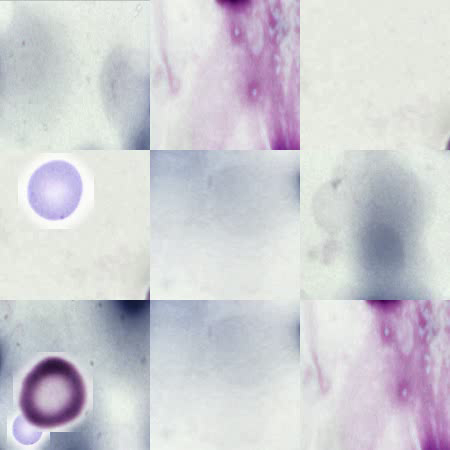
#> input picture frame 24 of cells.mp4, 450 x 450 px
$ jupyter execute '№6_Жав.ipynb'
#> lines starting #> are read from the running program, lines starting #| are printed output that depends on the picture; after the words box and inside, x2 and y2 are one past the last pixel; in counts of white or black regions, pixels touching at a corner belong together
[cell 1]
# Продолжайте развивать генератор данных.
# Решите задачу трекинга объектов.
# Этап 1. Генератор последовательности кадров с потоком клеток, перемещающихся "слева - направо".
#  - сгенерировать последовательность кадров в 10 секунд (итого - примерно 240 кдаров)
# - первичное положение клеток - случайный пиксель
# - при достижении границы изображения объект прекращает свое существование
# - пусть генератор пути клеток позволяет перемещать клетку по синусоиде  y(x(t) ) = ax+b + c * sin( omega *x) + eps_noise
# - a,b,c omega - случайно сгенерированные значения для данной клетки  eps_noise - случайное значение для каждой секунды
# - a,b,c omega - случайно сгенерированные значения для данной клетки
# - 10 секунду - 10 отсчетов времени t,  положение между кажром 0 и кадром 24 интерполируется при помощи линейной интерполяции по формуле:
# - выполнить то же самое, только зависимость не T(z),как в примере, а y(x)

[cell 2]
# Этап 2. Трекинг объектов.
# Используя пример, приведенный в лекции про трекинг, решить задачу трекинга объектов
# Пути (положения) объктов на каждом кадре сохранить в файл.
# Визуализировать траектории объектов на изображении.
#Создание видео из последовательности кадров

[cell 3]
import os
import random
import cv2
import numpy as np
import math
from tqdm import tqdm
from matplotlib import pyplot as plt

def load_images(folder):
    images = []
    for f in os.listdir(folder):
        if f.lower().endswith(('.png', '.jpg', '.jpeg')):
            img = cv2.imread(os.path.join(folder, f))
            if img is not None:
                images.append(img)
    return images

# [38 lines left out: functions generate_3x3_background, draw_cell_with_blur, not called in this run]

class CellWithYofX:
    # [33 lines left out: functions __init__, update, not called in this run]

def generate_y_of_x_video(output_path, duration=10, fps=30, img_size=(450, 450), max_cells=7):
    bg_images = load_images("/content/back")
    cell_images = load_images("/content/cell")

    if not bg_images or not cell_images:
        raise ValueError("Проверьте папки с изображениями!")

    print(f"Загружено: {len(bg_images)} фонов, {len(cell_images)} клеток")

    background = generate_3x3_background(bg_images, img_size)

    fourcc = cv2.VideoWriter_fourcc(*'mp4v')
    out = cv2.VideoWriter(output_path, fourcc, fps, img_size)

    cells = []
    total_frames = duration * fps

    for frame_idx in tqdm(range(total_frames), desc="Генерация кадров"):
        frame = background.copy()
        current_time = frame_idx / fps

        if len(cells) < max_cells and (frame_idx % 20 == 0 or len(cells) < 2):
            cell_img = random.choice(cell_images)
            cell_size = random.randint(40, 80)
            cell_img = cv2.resize(cell_img, (cell_size, cell_size))

            cells.append({
                'obj': CellWithYofX(img_size, cell_size),
                'img': cell_img
            })

        for cell in cells[:]:
            if not cell['obj'].update(1/fps):
                cells.remove(cell)
                continue

            x, y = int(cell['obj'].x), int(cell['obj'].y)
            frame = draw_cell_with_blur(frame, cell['img'], x, y)

        out.write(frame)

        if frame_idx in [0, total_frames//4, total_frames//2, total_frames-1]:
            plt.figure(figsize=(8, 8))
            plt.imshow(cv2.cvtColor(frame, cv2.COLOR_BGR2RGB))
            plt.title(f"t = {current_time:.1f}с")
            plt.axis('off')
            plt.show()

    out.release()
    print(f"Видео сохранено: {output_path}")

try:
    generate_y_of_x_video(
        "cells.mp4",
        duration=10,
        fps=24,
        img_size=(450, 450),
        max_cells=8
    )
except Exception as e:
    print(f"Ошибка генерации видео: {e}")

class SimpleTracker:
    def __init__(self):
        self.tracks = {}
        self.next_id = 0

    def update(self, detections):
        if not self.tracks:
            for det in detections:
                self.tracks[self.next_id] = {
                    'positions': [self._center(det)],
                    'missed': 0
                }
                self.next_id += 1
            return self.tracks

        matched_det = set()
        updated_tracks = {}

        for track_id, track in self.tracks.items():
            last_pos = track['positions'][-1]
            min_dist = float('inf')
            best_match = None

            for i, det in enumerate(detections):
                if i in matched_det:
                    continue

                dist = self._distance(last_pos, self._center(det))
                if dist < 25:
                    if dist < min_dist:
                        min_dist = dist
                        best_match = i

            if best_match is not None:
                matched_det.add(best_match)
                track['positions'].append(self._center(detections[best_match]))
                track['missed'] = 0
                updated_tracks[track_id] = track

        for i, det in enumerate(detections):
            if i not in matched_det:
                self.tracks[self.next_id] = {
                    'positions': [self._center(det)],
                    'missed': 0
                }
                self.next_id += 1

        return self.tracks

    def _center(self, bbox):
        x, y, w, h = bbox
        return (x + w // 2, y + h // 2)

    def _distance(self, p1, p2):
        return ((p1[0] - p2[0]) ** 2 + (p1[1] - p2[1]) ** 2) ** 0.5

class BloodCellTracker:
    def __init__(self, video_path):
        self.cap = cv2.VideoCapture(video_path)
        if not self.cap.isOpened():
            raise ValueError(f"Не удалось открыть видео: {video_path}")

        self.MIN_CELL_AREA = 100
        self.MAX_CELL_AREA = 3000
        self.THRESHOLD = 15
        self.MIN_DISTANCE = 50
        self.MIN_ASPECT_RATIO = 1.0
        self.MAX_ASPECT_RATIO = 2.5

        self.kernel = cv2.getStructuringElement(cv2.MORPH_ELLIPSE, (7, 7))
        self.trackers = []
        self.bboxes = []
        self.track_ids = []
        self.track_history = {}
        self.next_id = 0
        self.colors = np.random.randint(0, 255, (1000, 3))
        self.tracker = SimpleTracker()

    def preprocess_frame(self, frame):
        try:
            hsv = cv2.cvtColor(frame, cv2.COLOR_BGR2HSV)
            gray = hsv[:, :, 1]

            blurred = cv2.GaussianBlur(gray, (9, 9), 0)
            thresh = cv2.adaptiveThreshold(
                blurred, 255,
                cv2.ADAPTIVE_THRESH_GAUSSIAN_C,
                cv2.THRESH_BINARY_INV, 11, 2
            )

            morphed = cv2.morphologyEx(thresh, cv2.MORPH_CLOSE, self.kernel)
            morphed = cv2.morphologyEx(morphed, cv2.MORPH_OPEN, self.kernel)

            return morphed
        except Exception as e:
            print(f"Ошибка обработки кадра: {e}")
            return None

    def detect_cells(self, frame):
        mask = self.preprocess_frame(frame)
        if mask is None:
            return []

        contours, _ = cv2.findContours(
            mask, cv2.RETR_EXTERNAL, cv2.CHAIN_APPROX_SIMPLE
        )

        valid_boxes = []
        for cnt in contours:
            area = cv2.contourArea(cnt)
            perimeter = cv2.arcLength(cnt, True)
            circularity = 4 * np.pi * area / (perimeter ** 2) if perimeter > 0 else 0
            if (self.MIN_CELL_AREA < area < self.MAX_CELL_AREA and
                    0.7 < circularity < 1.3):
                x, y, w, h = cv2.boundingRect(cnt)
                valid_boxes.append((x, y, w, h))
                aspect_ratio = max(w, h) / min(w, h)
                if self.MIN_ASPECT_RATIO < aspect_ratio < self.MAX_ASPECT_RATIO:
                    valid_boxes.append((x, y, w, h))

        return valid_boxes

    def update_tracking(self, frame):
        detections = self.detect_cells(frame)
        tracks = self.tracker.update(detections)

        self.track_history = {
            track_id: data['positions']
            for track_id, data in tracks.items()
            if data['missed'] < 5
        }

        return len(self.track_history)

    def visualize(self, frame):
        display_frame = frame.copy()

        for track_id, positions in self.track_history.items():
            color = self.colors[track_id % len(self.colors)].tolist()

            for i in range(1, len(positions)):
                cv2.line(display_frame, positions[i - 1], positions[i], color, 2)

            if positions:
                x, y = positions[-1]
                cv2.circle(display_frame, (x, y), 5, color, -1)
                cv2.putText(display_frame, f"ID:{track_id}", (x + 10, y),
                            cv2.FONT_HERSHEY_SIMPLEX, 0.5, color, 1)

        return display_frame

    def save_results(self, output_dir='output'):
        min_track_length = 10
        for track_id, positions in list(self.track_history.items()):
            if len(positions) < min_track_length:
                del self.track_history[track_id]
        os.makedirs(output_dir, exist_ok=True)

        with open(os.path.join(output_dir, 'tracks.csv'), 'w') as f:
            f.write("track_id,frame,x,y\n")
            for track_id, positions in self.track_history.items():
                for frame_num, (x, y) in enumerate(positions):
                    f.write(f"{track_id},{frame_num},{x},{y}\n")

        plt.figure(figsize=(7, 7))
        for track_id, positions in self.track_history.items():
            if len(positions) > 1:
                xs, ys = zip(*positions)
                plt.plot(xs, ys, label=f'Track {track_id}')

        plt.gca().invert_yaxis()
        plt.legend()
        plt.title("Cell Trajectories")
        plt.savefig(os.path.join(output_dir, 'trajectories.png'))
        plt.close()

    def run(self):
        total_frames = int(self.cap.get(cv2.CAP_PROP_FRAME_COUNT))
        output_frames = []

        with tqdm(total=total_frames, desc="Tracking cells") as pbar:
            while True:
                ret, frame = self.cap.read()
#> frame is the input picture: shape (450, 450, 3); mean B, G, R 212.1, 206, 206.6
                if not ret:
                    break

                try:
                    detections = self.detect_cells(frame)
#> in preprocess_frame, `gray = hsv[:, :, 1]`:
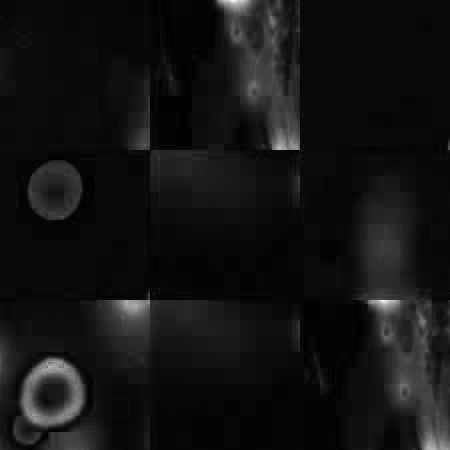
#> gray: shape (450, 450); min 0, max 255, mean 18.9
#> in preprocess_frame, `thresh = cv2.adaptiveThreshold( blurred, 255, cv2.ADAPTIVE_THRESH_GAUS..`:
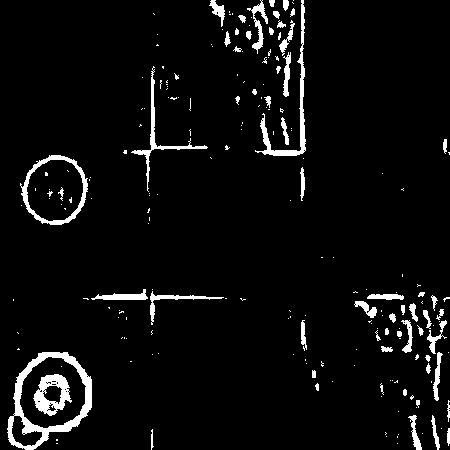
#> thresh: shape (450, 450); 5% white; 204 white regions (144 under 20 px), largest, box (x1, y1, x2, y2) and area: (7, 352, 92, 450) 1971, (255, 0, 306, 156) 954, (20, 155, 88, 225) 863
#> in preprocess_frame, `morphed = cv2.morphologyEx(thresh, cv2.MORPH_CLOSE, self.kernel)`:
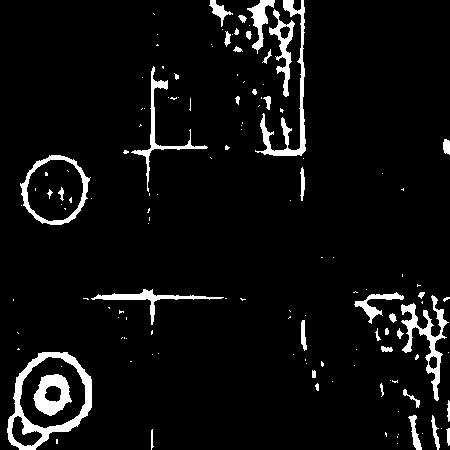
#> morphed: shape (450, 450); 5.8% white; 135 white regions (94 under 20 px), largest, box (x1, y1, x2, y2) and area: (7, 352, 92, 450) 2045, (255, 0, 306, 156) 1328, (401, 295, 449, 401) 1240
#> in preprocess_frame, `morphed = cv2.morphologyEx(morphed, cv2.MORPH_OPEN, self.kernel)`:
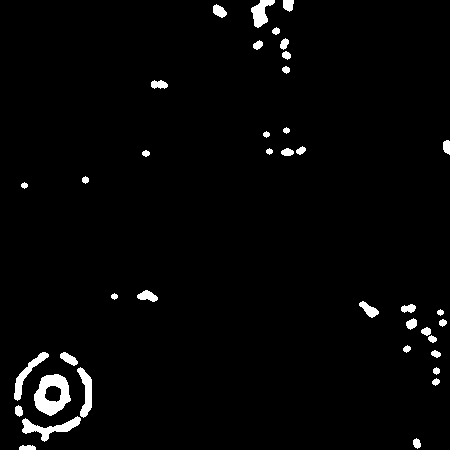
#> morphed: shape (450, 450); 2.4% white; 39 white regions
#> in detect_cells, `contours, _ = cv2.findContours( mask, cv2.RETR_EXTERNAL, cv2.CHAIN_APP..`: contours = 39 contours; largest, box (x1, y1, x2, y2) and area: (34, 374, 71, 416) 1068, (22, 416, 81, 442) 462, (14, 352, 49, 401) 347, (77, 367, 92, 418) 341, (251, 0, 275, 28) 314
#> the loop in detect_cells, `for cnt in contours:` made 39 passes
#> (area, perimeter, circularity, x, y, w, h, aspect_ratio) on passes 6, 37: (1068.5, 128.8, 0.809, 34, 374, 37, 42, 1.14), (108.5, 42.04, 0.771, 213, 4, 14, 14, 1)
#> after the loop in detect_cells, `for cnt in contours:`: valid_boxes = [(34, 374, 37, 42), (34, 374, 37, 42), (213, 4, 14, 14)]
#> detections has the same summary as valid_boxes in detect_cells
                    active_count = self.update_tracking(frame)
#> the loop in detect_cells (call 2), `for cnt in contours:` made 39 passes
#> in update_tracking, `detections = self.detect_cells(frame)`: detections has the same summary as valid_boxes in detect_cells
#> the loop in update, `for det in detections:` made 3 passes
#> after the loop in update, `for det in detections:`: self.next_id = 3; self.tracks = 3 items
#> in update_tracking, `self.track_history = { track_id: data['positions'] for track_id, data ..`: self.track_history = {0: [(52, 395)], 1: [(52, 395)], 2: [(220, 11)]}
#> active_count = 3
                    tracked_frame = self.visualize(frame)
#> the loop in visualize, `for track_id, positions in self.track_history.items():` made 3 passes
#> (color, x, y) on passes 1 to 3: ([172, 47, 117], 52, 395), ([192, 67, 251], 52, 395), ([195, 103, 9], 220, 11)
#> after the loop in visualize, `for track_id, positions in self.track_history.items():`:
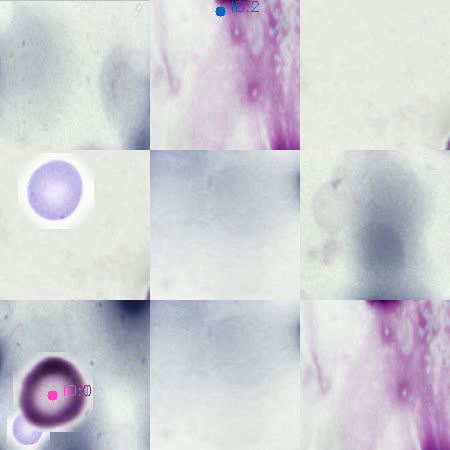
#> display_frame: shape (450, 450, 3); 0.16% of pixels changed, all inside (x1, y1, x2, y2) = (47, 1, 259, 401)
                    output_frames.append(tracked_frame)

                    if cv2.waitKey(1) == 27:
#> (key Esc is pressed here)
                        break

                    pbar.update(1)
                except Exception as e:
                    print(f"Ошибка обработки кадра: {e}")
                    break

        height, width = output_frames[0].shape[:2]
        fourcc = cv2.VideoWriter_fourcc(*'mp4v')
#> fourcc = 1983148141
        out = cv2.VideoWriter('tracked_cells.mp4', fourcc, 24, (width, height))

        for frame in output_frames:
            out.write(frame)
#> this loop made 1 pass
        out.release()

        self.save_results()
#> the loop in save_results, `for track_id, positions in list(self.track_history.items()):` made 3 passes
        self.cap.release()
        cv2.destroyAllWindows()

        plt.figure(figsize=(15, 10))

        for i, idx in enumerate([0, len(output_frames)//4, len(output_frames)//2, len(output_frames)-1]):
            plt.subplot(2, 2, i+1)
            plt.imshow(cv2.cvtColor(output_frames[idx], cv2.COLOR_BGR2RGB))
            plt.title(f"Кадр {idx}")
            plt.axis('on')
#> this loop made 4 passes

        plt.show()
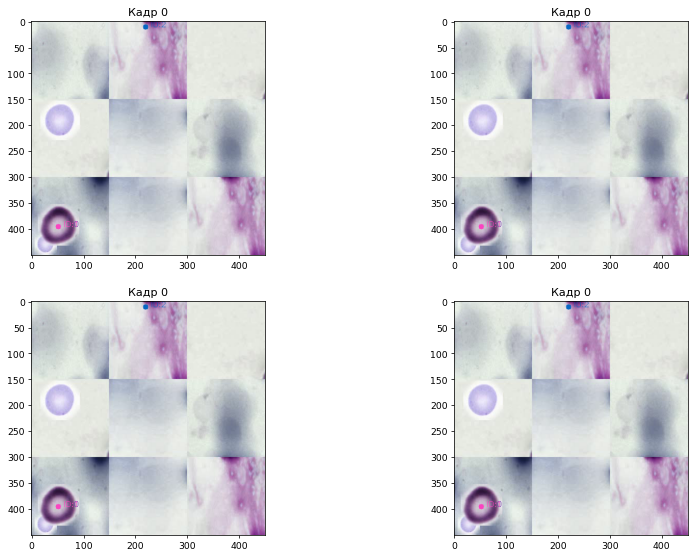
#> figure drawn by matplotlib, 4 panels

video_path = 'cells.mp4'
tracker = BloodCellTracker(video_path)
tracker.run()
print("Трекинг завершен. Результаты сохранены в папке output/")

$ run again, starting later in the video
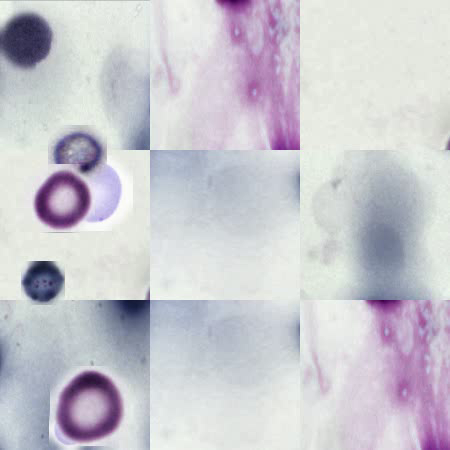
#> input picture frame 108 of cells.mp4, 450 x 450 px
#> in run, frame is the input picture: shape (450, 450, 3); mean B, G, R 207.9, 200.3, 201.6
#> hsv: shape (450, 450, 3); mean H, S, V 90.7, 21.6, 210.4
#> thresh: shape (450, 450); 7% white; 224 white regions (156 under 20 px), largest, box (x1, y1, x2, y2) and area: (28, 126, 127, 236) 2514, (49, 365, 128, 450) 1686, (255, 0, 306, 156) 954
#> contours = 58 contours; largest, box (x1, y1, x2, y2) and area: (70, 386, 108, 429) 1104, (49, 384, 83, 450) 723, (48, 184, 78, 216) 677, (31, 163, 95, 194) 546, (27, 194, 88, 236) 504
#> the loop in detect_cells, `for cnt in contours:` made 58 passes
#> (area, perimeter, circularity, x, y, w, h, aspect_ratio) on passes 4, 23, 30, 56: (1104, 139.2, 0.716, 70, 386, 38, 43, 1.13), (203.5, 57.36, 0.777, 33, 274, 21, 16, 1.31), (677, 100.1, 0.849, 48, 184, 30, 32, 1.07), (108.5, 42.04, 0.771, 213, 4, 14, 14, 1)
#> after the loop in detect_cells, `for cnt in contours:`: valid_boxes = [(70, 386, 38, 43), (70, 386, 38, 43), (33, 274, 21, 16), (33, 274, 21, 16), (48, 184, 30, 32), (48, 184, 30, 32), (213, 4, 14, 14)]
#> in run, `detections = self.detect_cells(frame)`: detections has the same summary as valid_boxes in detect_cells
#> the loop in detect_cells (call 2), `for cnt in contours:` made 58 passes
#> in update_tracking, `detections = self.detect_cells(frame)`: detections has the same summary as valid_boxes in detect_cells
#> the loop in update, `for det in detections:` made 7 passes
#> after the loop in update, `for det in detections:`: self.next_id = 7; self.tracks = 7 items
#> self.track_history = {0: [(89, 407)], 1: [(89, 407)], 2: [(43, 282)], 3: [(43, 282)], 4: [(63, 200)], 5: [(63, 200)], 6: [(220, 11)]}
#> active_count = 7
#> the loop in visualize, `for track_id, positions in self.track_history.items():` made 7 passes
#> (color, x, y) on passes 1 to 7: ([172, 47, 117], 89, 407), ([192, 67, 251], 89, 407), ([195, 103, 9], 43, 282), ([211, 21, 242], 43, 282), ([36, 87, 70], 63, 200), ([216, 88, 140], 63, 200), ([58, 193, 230], 220, 11)
#> after the loop in visualize, `for track_id, positions in self.track_history.items():`:
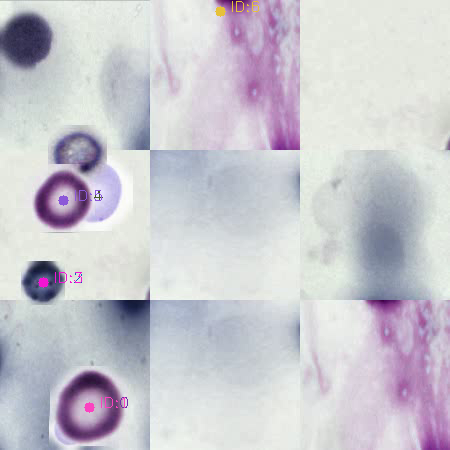
#> display_frame: shape (450, 450, 3); 0.33% of pixels changed, all inside (x1, y1, x2, y2) = (38, 1, 259, 413)
#> fourcc = 1983148141
#> the loop in run, `for frame in output_frames:` made 1 pass
#> the loop in save_results, `for track_id, positions in list(self.track_history.items()):` made 7 passes
#> the loop in run, `for i, idx in enumerate([0, len(output_frames)//4, len(output_frames)/..` made 4 passes
#> in run, `plt.show()`:
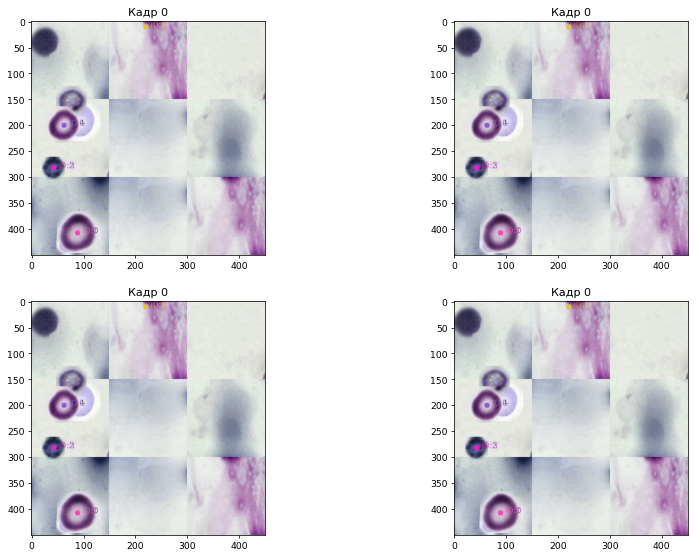
#> figure drawn by matplotlib, 4 panels
